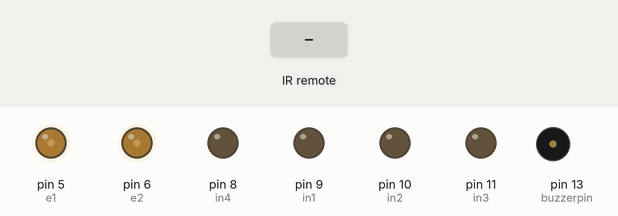
Simulated run of this sketch. Board: Arduino Uno, built with avr-gcc and run on an emulated ATmega328P. Parts: output pins drawn as LEDs (lit = HIGH), buzzer (waves = sounding). Inputs (shaded band) come from the test bench.

Above: at 1.2 s.
1.3 s: infrared code 0xFF6897 received
At 2.1 s:
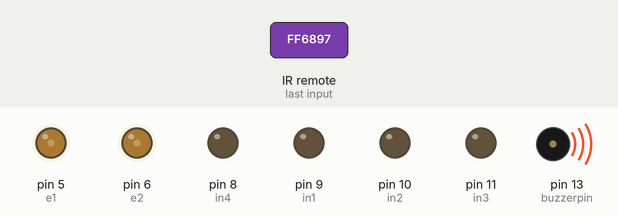
4.0 s: infrared code 0xFF18E7 received
At 5.0 s:
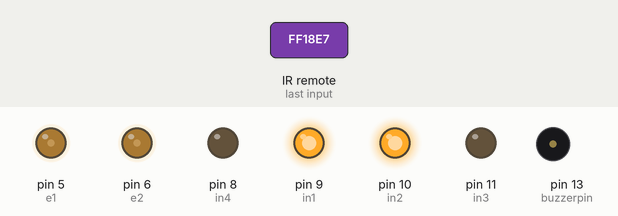
5.5 s: infrared code 0xFF4AB5 received
At 6.1 s:
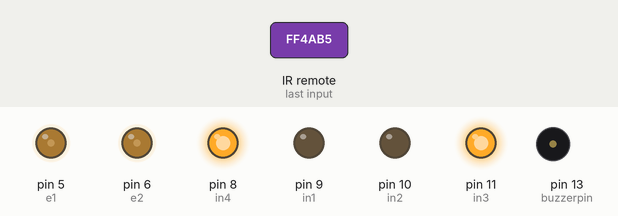
7.0 s: infrared code 0xFF10EF received
At 8.2 s:
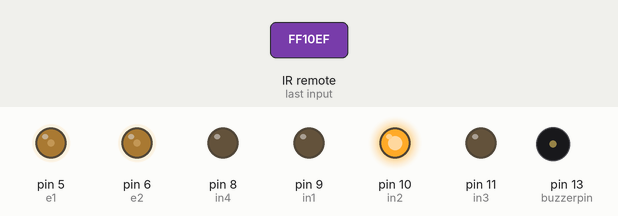
8.5 s: infrared code 0xFF5AA5 received
At 9.6 s:
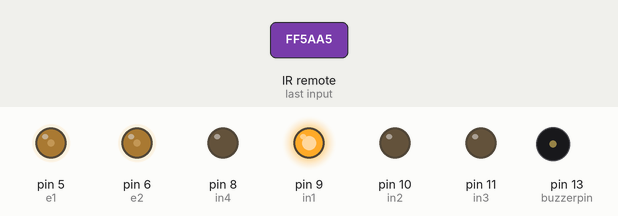
10.0 s: infrared code 0xFF629D received
At 10.7 s:
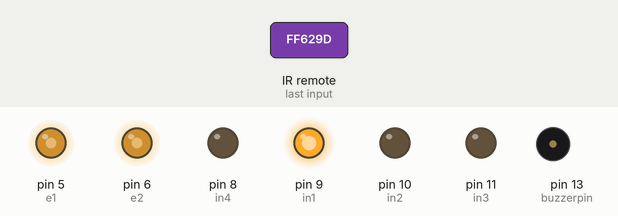
Timing chart, 0 to 12.5 s (numbered marks = the images above; inputs shaded):
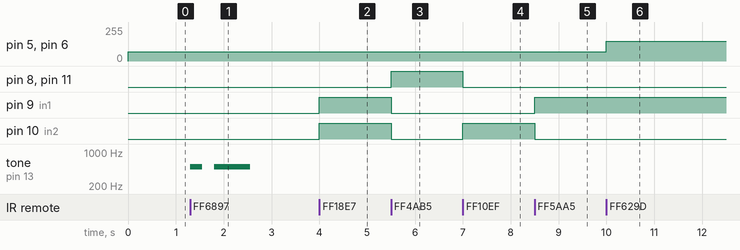

The sketch:

kumandali_araba.ino
```cpp
#include <IRremote.h>
#include <NewTone.h>


IRrecv irrecv(3);
decode_results result;

#define buzzerpin 13        //buzzerin + sı buraya - si gnd ye

#define yukari 0xFF18E7
#define asagi 0xFF4AB5
#define sol 0xFF10EF
#define sag 0xFF5AA5
#define orta 0xFF38C7
#define bir 0xFFA25D
#define iki 0xFF629D
#define uc 0xFFE21D
#define yildiz 0xFF6897
#define sifir 0xFF9867

const int in1 = 9;
const int in2 = 10;
const int in3 = 11;
const int in4 = 8;
const int e1 = 5;
const int e2 = 6;


void setup() {

irrecv.enableIRIn();

pinMode(in1,OUTPUT);
pinMode(in2,OUTPUT);
pinMode(in3,OUTPUT);
pinMode(in4,OUTPUT);

pinMode(e1,OUTPUT);
pinMode(e2,OUTPUT);

pinMode(buzzerpin,OUTPUT);

analogWrite(e1,70);
analogWrite(e2,70);
}


void loop() {


if(irrecv.decode(&result)){

  if(result.value == yukari){
    ileri_git();
  }
  if(result.value == asagi){
    geri_git();
  }
  if(result.value == sol){
   sola_don();
  }
  if(result.value == sag){
    saga_don();
  }
  if(result.value == orta){
    dur();
  }


  //1. vites
  if(result.value == bir){
    analogWrite(e1,70);
    analogWrite(e2,70);
  }

  //2. vites
  if(result.value == iki){
   analogWrite(e1,150);
   analogWrite(e2,150);
  }

  //3. vites
  if(result.value == uc){
   analogWrite(e1,255);
   analogWrite(e2,255);
  }


  if(result.value == sifir){
   kare();
  }


  //korna
  if(result.value == yildiz){
    korna();
  }


  irrecv.resume();
}

}


void kare(){

   ileri_git();

    delay(500);

   saga_don();

    delay(500);

   ileri_git();

    delay(500);

   saga_don();

    delay(500);

   ileri_git();

    delay(500);

   saga_don();

    delay(500);

   ileri_git();

    delay(500);

   saga_don();

    delay(500);

   dur();

}


//iki tekerde ileri
void ileri_git(){
    digitalWrite(in1,HIGH);
    digitalWrite(in3,LOW);

    digitalWrite(in2,HIGH);
    digitalWrite(in4,LOW);
}
//iki tekerde geri
void geri_git(){
    digitalWrite(in1,LOW);
    digitalWrite(in3,HIGH);

    digitalWrite(in2,LOW);
    digitalWrite(in4,HIGH);
}
//sol teker duruyo sağ teker ileri
void sola_don(){
    digitalWrite(in1,LOW);
    digitalWrite(in3,LOW);

    digitalWrite(in2,HIGH);
    digitalWrite(in4,LOW);
}
//sağ teker duruyo sol teker ileri
void saga_don(){
    digitalWrite(in2,LOW);
    digitalWrite(in4,LOW);

    digitalWrite(in1,HIGH);
    digitalWrite(in3,LOW);
}

//iki teker de duruyo
void dur(){
    digitalWrite(in1,LOW);
    digitalWrite(in3,LOW);

    digitalWrite(in2,LOW);
    digitalWrite(in4,LOW);
}


void korna(){
  NewTone(buzzerpin, 500);
  delay(250);
  noNewTone(buzzerpin);
  delay(250);

  NewTone(buzzerpin, 500);
  delay(750);
  noNewTone(buzzerpin);
  delay(750);
}
```

Measured:
- after the input at 1.3 s, tone on pin 13 (buzzerpin): silent → 500 Hz at once, → silent 0.25 s later, → 500 Hz 0.25 s later, → silent 0.75 s later
- after the input at 4.0 s, pin 9 (in1), pin 10 (in2): LOW → HIGH at once
- after the input at 5.5 s, pin 8 (in4), pin 11 (in3): LOW → HIGH at once; pin 9 (in1), pin 10 (in2): HIGH → LOW at once
- after the input at 7.0 s, pin 8 (in4), pin 11 (in3): HIGH → LOW at once; pin 10 (in2): LOW → HIGH at once
- after the input at 8.5 s, pin 9 (in1): LOW → HIGH at once; pin 10 (in2): HIGH → LOW at once
- after the input at 10.0 s, pin 5 (e1), pin 6 (e2): 70/255 → 150/255 at once
